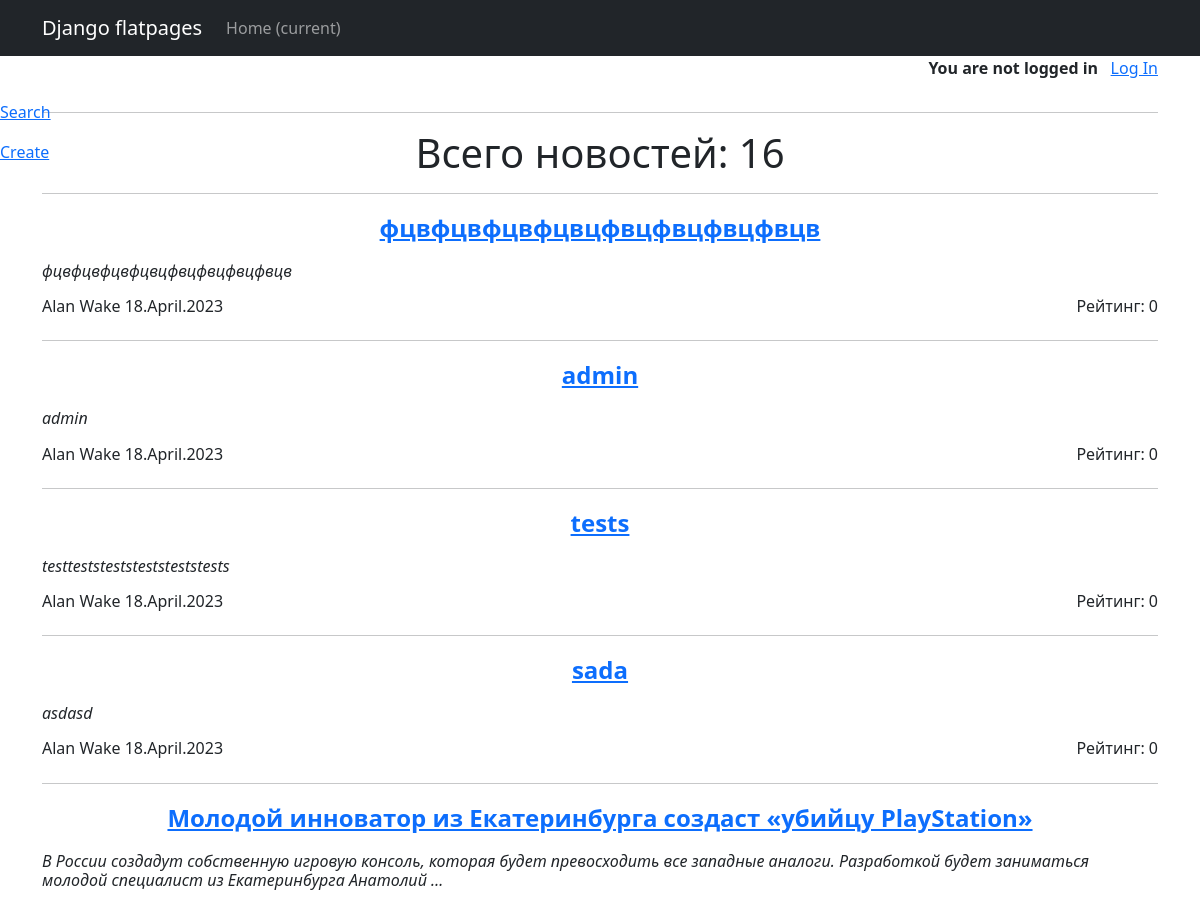
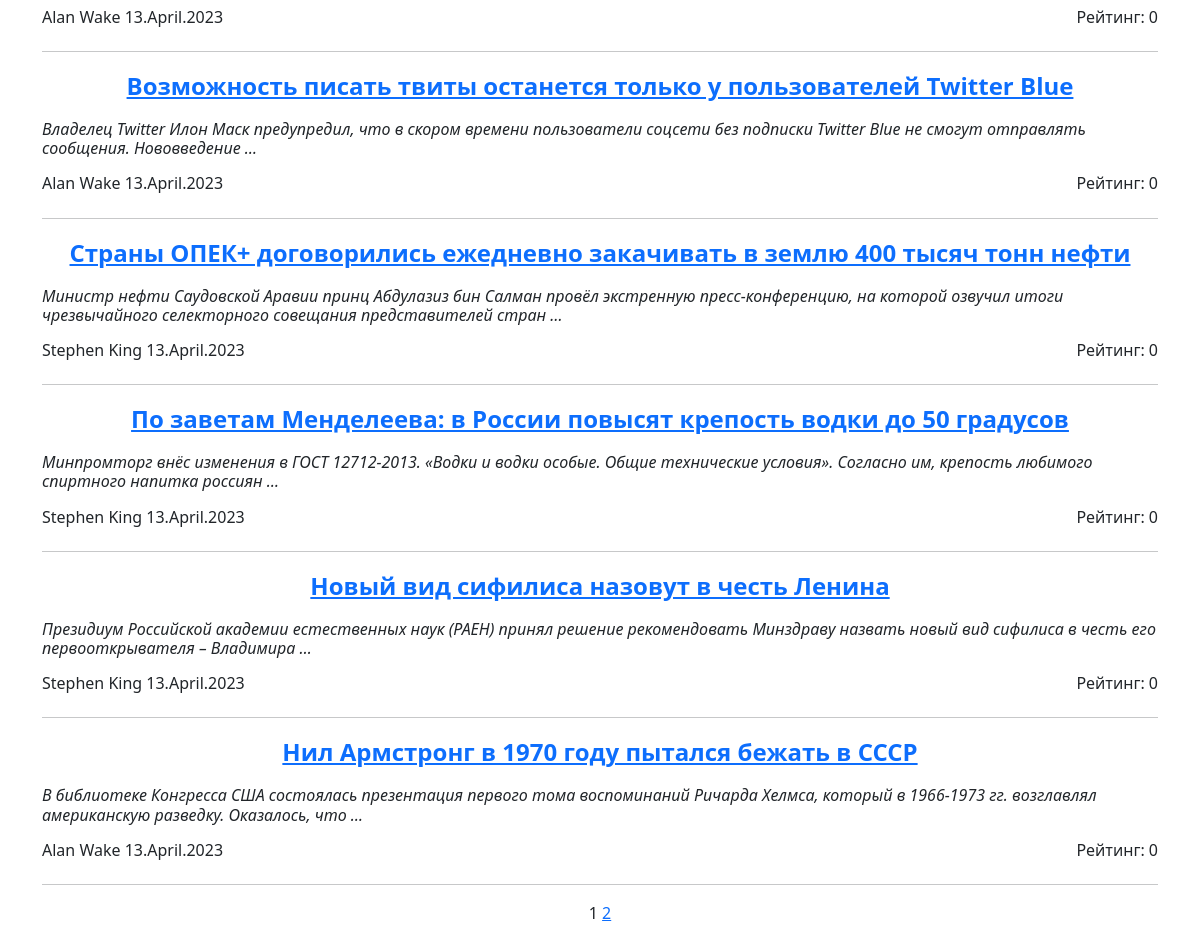
The app's page /posts/, older data (2 pictures, top to bottom).
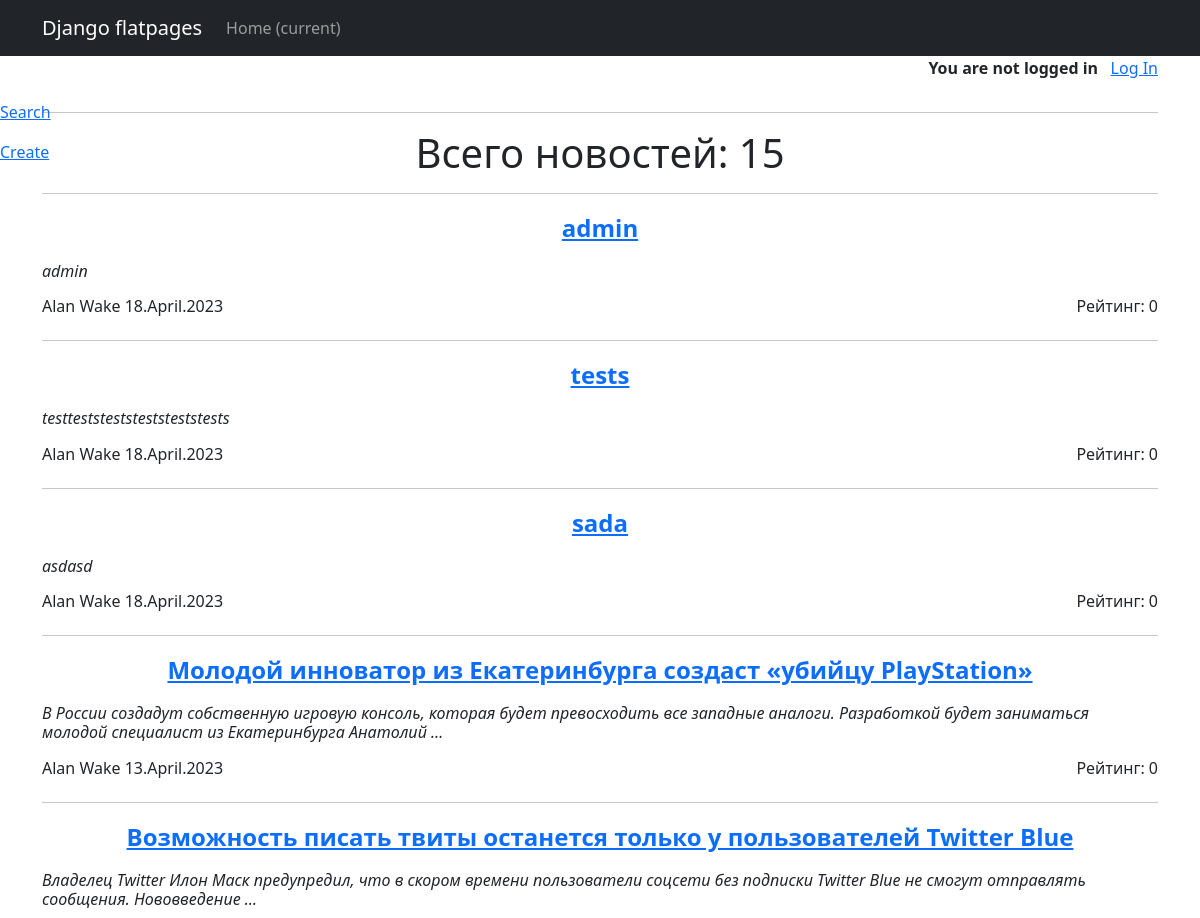
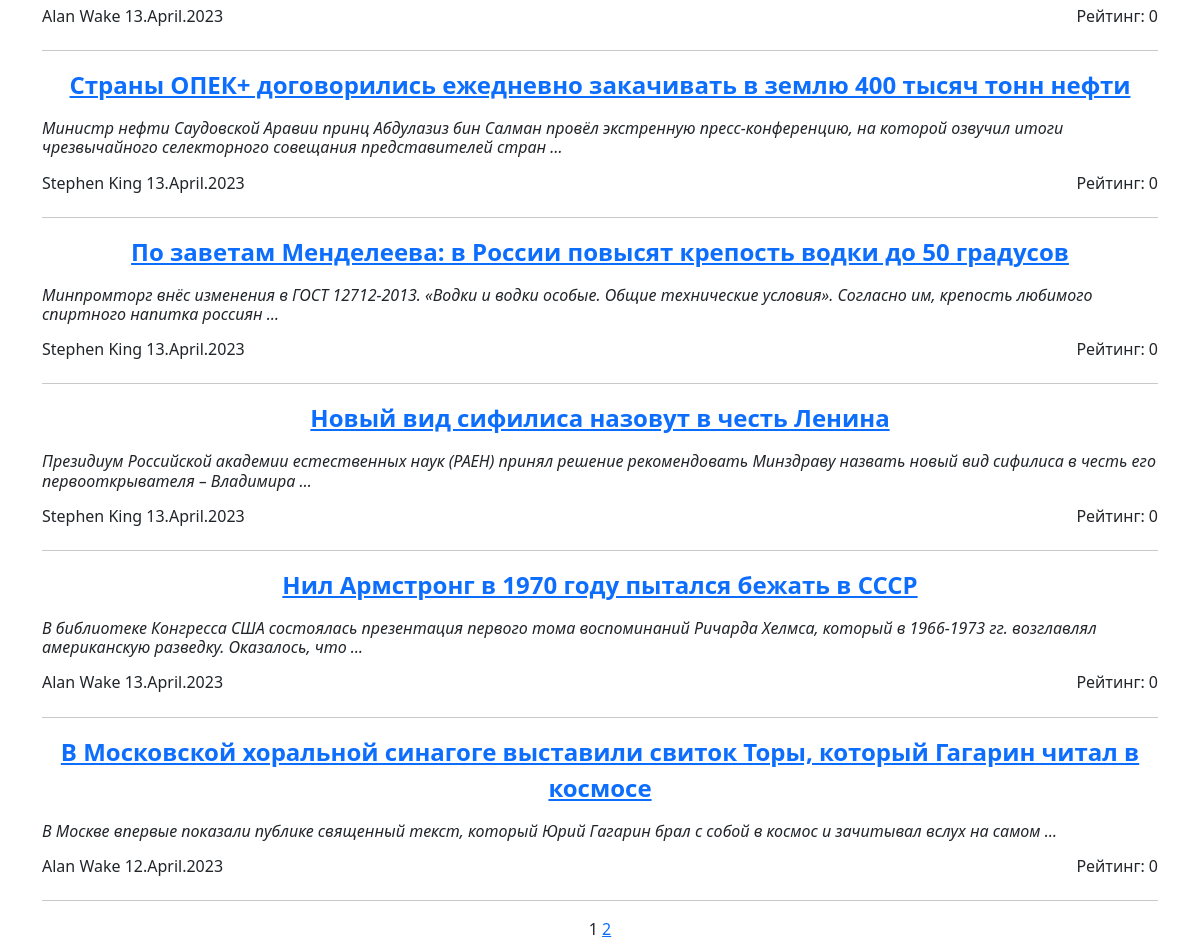
The same page, newer data (2 pictures, top to bottom).
### news/models.py (models this page shows, shortened)
class Post(models.Model):
    ar = 'Article'
    nw = 'News'
    post_types = [
        (ar, 'Article'),
        (nw, 'News')
    ]
    post_type = models.CharField(max_length=7, choices=post_types, default=nw)
    t_creation = models.DateTimeField(auto_now_add=True)
    title = models.CharField(max_length=255)
    content = models.TextField()
    rating = models.IntegerField(default=0, db_column='rating')
    author = models.ForeignKey('Author', on_delete=models.CASCADE, related_name='post')
    category = models.ManyToManyField('Category', blank=True, through='PostCategory', verbose_name='Категории')  # Связь многие к многим

class Author(models.Model):
    full_name = models.CharField(max_length=100)
    rating = models.IntegerField(default=0) # значение вычисляется в update_rating
    user = models.ForeignKey('auth.User', on_delete=models.CASCADE) # связь с методом User один к одному
    def update_rating(self):
        r_comments_by_author = Comment.objects.filter(user_id=self.user.id).aggregate(models.Sum('rating'))['rating__sum'] # new variant
        r_posts = Post.objects.filter(author_id=self).aggregate(models.Sum('rating')) #суммарный рейтинг за посты
        post_ids = Post.objects.filter(author_id=self).values_list('id', flat=True) #(flat=True) чтобы получить одним списком id всех постов этого автора
        r_comments_to_author_posts = Comment.objects.filter(post_id__in=post_ids).aggregate(models.Sum('rating'))['rating__sum']
        print(r_posts, r_posts['rating__sum'], r_comments_by_author, r_comments_to_author_posts)
        self.rating = (int(r_posts['rating__sum']) * 3) + int(r_comments_by_author) + int(r_comments_to_author_posts)
        print(self.rating)
        self.save()
    def __str__(self):
        return self.full_name

### news/views.py (the view)
# urls.py: path('posts/', include('news.urls')),  # < Подключаем представления сначала в news\urls.py находим  PostsList.as_view, => views.py template_name = 'posts.html'
class PostsList(ListView):
    model = Post # Указываем модель, объекты которой мы будем выводить
    ordering = '-t_creation' # Заметка. Тут надо добавить сортировку по времени
    template_name = 'posts.html'  # Указываем имя шаблона, с инструкциями по отображению объектов модели
    context_object_name = 'posts'  # Это имя списка где лежат все объекты. К нему обращаемся в html-шаблоне.
    paginate_by = 10
    def get_queryset(self):
        queryset = super().get_queryset()  # Получаем обычный запрос
        self.filterset = PostFilter(self.request.GET, queryset)  # Используем наш класс фильтрации. self.request.GET содержит объект QueryDict,
        return self.filterset.qs  # Возвращаем из функции отфильтрованный список товаров
    def get_context_data(self, **kwargs):  # Метод get_context_data позволяет нам изменить набор данных, который будет передан в шаблон.
        context = super().get_context_data(**kwargs)
        context['filterset'] = self.filterset  # Добавляем в контекст объект фильтрации.
        context['post_count'] = Post.objects.count()
        return context

### news/templatetags/custom_filters.py (called while the page is built)
@register.filter()
def censor(value):
   for word in bad_words:
      if word.lower() in value.lower():
         value = value.replace(word[1:-2], '*' * (len(word)-1))
   return value

### news/templatetags/custom_tags.py (called while the page is built)
@register.simple_tag(takes_context=True)
def url_replace(context, **kwargs):
   d = context['request'].GET.copy()
   for k, v in kwargs.items():
       d[k] = v
   return d.urlencode()

### templates/Posts.html (shortened to what this page needs)
{% extends 'flatpages/default.html' %}
{% load custom_filters %}
{% load custom_tags %}
{% block content %}
<div style="display: flex; justify-content: right; align-items: right; ">
    {% if user.is_authenticated %}
      <p style="text-align: right; font-weight: bold">{{ user.username }}!&nbsp&nbsp</p>
      <a style="display: block; text-align: right" href="{% url 'logout' %}">Log Out</a>
    {% else %}
      <p style="text-align: right; font-weight: bold">You are not logged in &nbsp&nbsp</p>
      <a style="display: block; text-align: right" href="{% url 'login' %}">Log In</a>
    {% endif %}
</div>
<hr>
<h1>Всего новостей: {{ post_count }}</h1>
<hr>
<a href="search" style="position: fixed; left: 0; top: 100px;">Search</a>
<a href="create" style="position: fixed; left: 0; top: 140px;">Create</a>
   {% if posts %}
       {% for post in posts %}
           <a href="{% url 'post_full' pk=post.pk %}" style="display: block; text-align: center; font-size:24px; font-weight: bold">{{post.title|censor}}</a>
           <h6 style="text-align: left; font-style: italic;">{{post.content|truncatewords:20|censor}}</h6>
           <div style="display: flex; justify-content: space-between; align-items: center;">
               <h6>{{post.author}} {{post.t_creation|date:"j.F.Y" }}</h6>
               <h6>Рейтинг: {{post.rating}}</h6>
           </div>
           <hr>
       {% endfor %}
   {% else %}
       <h2>Конец истории</h2>
   {% endif %}
   {{ page_obj.number }}
   {% if page_obj.has_next %}
       <a href="?{% url_replace page=page_obj.next_page_number %}">{{ page_obj.next_page_number }}</a>
   {% endif %}
{% endblock content %}

Row changes from the older to the newer data that the page shows:
removed Post: title|censor "фцвфцвфцвфцвцфвцфвцфвцфвцв", content|censor "фцвфцвфцвфцвцфвцфвцфвцфвцв", author "Alan Wake", t_creation "18.April.2023", rating "0"
now on this page (row unchanged): Post: title|censor "В Московской хоральной синагоге выставили свиток Торы, который Гагарин читал в космосе", content|censor "В Москве впервые показали публике священный текст, который Юрий Гагарин брал с собой в космос и зачитывал вслух на самом …", author "Alan Wake", t_creation "12.April.2023", rating "0"
Text that changed along with them:
{{ post_count }}: "16" → "15"
